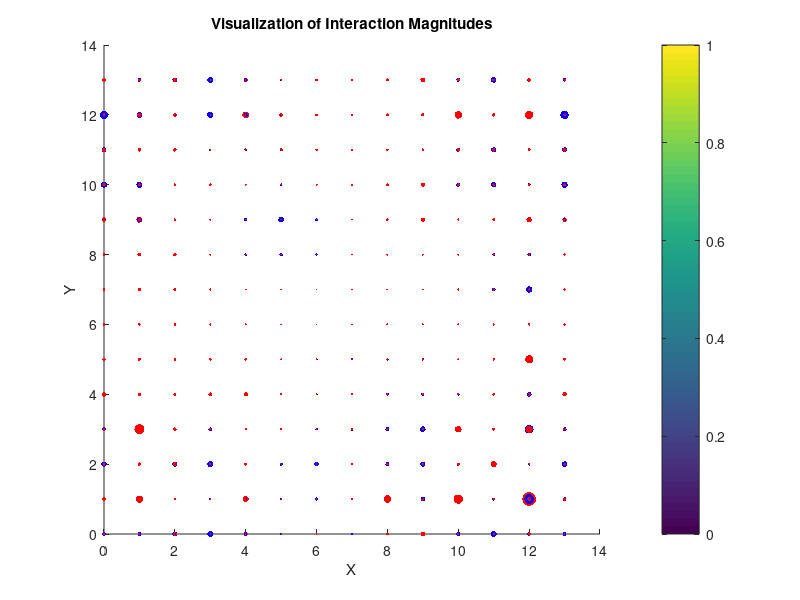

This chart was generated by the following MATLAB code:
function visualize_interaction()
    % Загрузка массива interaction_array из файла
    load('interaction_array.mat', 'interaction_array');

    % Нормировка размера точек от 1 до 10
    magnitudes = abs(interaction_array(:, 1));
    min_magnitude = min(magnitudes);
    max_magnitude = max(magnitudes);
    sizes = 1 + 99 * (magnitudes - min_magnitude) / (max_magnitude - min_magnitude);

    % Визуализация данных
    figure;
    hold on;

    % Определение цветов для визуализации
    colors = zeros(size(interaction_array, 1), 3);
    for i = 1:size(interaction_array, 1)
        if interaction_array(i, 1) > 0
            colors(i, :) = [1, 0, 0]; % красный для положительных значений
        elseif interaction_array(i, 1) < 0
            colors(i, :) = [0, 0, 1]; % синий для отрицательных значений
        else
            colors(i, :) = [0.5, 0, 0.5]; % фиолетовый для значений близких к нулю
        end
    end

    % Нанесение точек на график
    scatter3(interaction_array(:, 2), interaction_array(:, 3), interaction_array(:, 4), sizes, colors, 'filled');
    xlabel('X');
    ylabel('Y');
    zlabel('Z');
    title('Visualization of Interaction Magnitudes');
    colorbar;
    hold off;

    % Вывод результата
    fprintf('Визуализация завершена.\n');
end